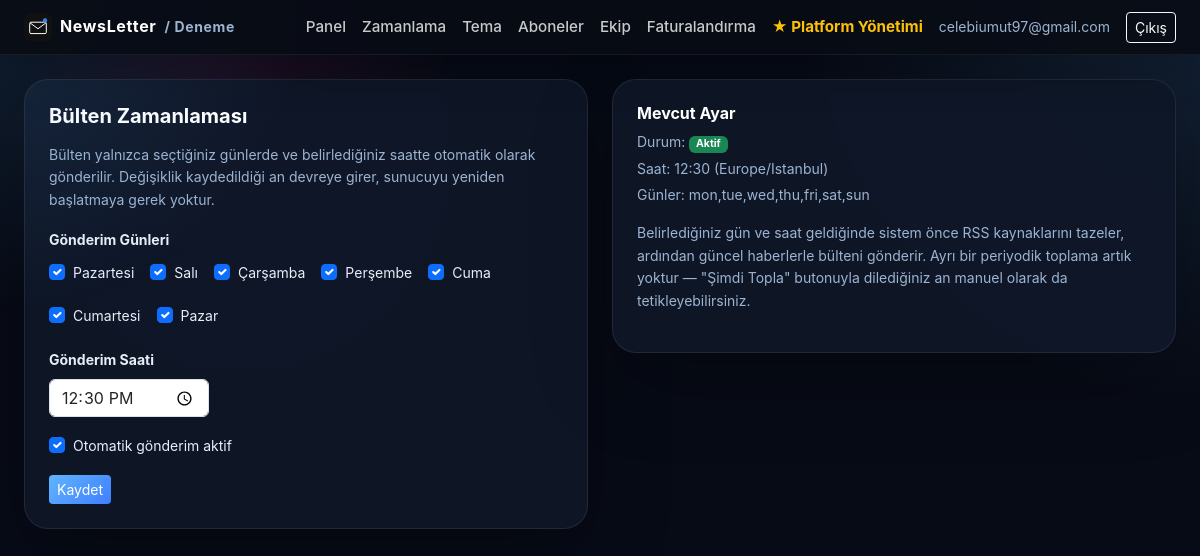
/panel/schedule (signed in), run on the app's committed database.
### app/models.py (models this page shows)
class Organization(Base):
    __tablename__ = "organizations"
    id = Column(Integer, primary_key=True)
    name = Column(String(200), nullable=False)
    slug = Column(String(200), unique=True, nullable=False)
    brand_name = Column(String(200), nullable=False)  # mail/panelde görünen marka adı
    owner_email = Column(String(255), nullable=False)
    account_type = Column(String(20), default="company", nullable=False)  # company | individual
    sector_id = Column(Integer, ForeignKey("sectors.id"), nullable=True)  # kayıt sırasında seçilen sektör
    mail_theme = Column(String(20), default="klasik", nullable=False)  # klasik | minimal
    mail_accent = Column(String(20), default="#111111", nullable=False)  # bültende kullanılan vurgu rengi (hex)
    created_at = Column(DateTime, default=datetime.utcnow, nullable=False)
    plan = Column(String(30), default="free", nullable=False)  # free | starter | pro
    subscription_status = Column(String(30), default="trialing", nullable=False)
    trial_ends_at = Column(DateTime, nullable=True)
    subscription_expires_at = Column(DateTime, nullable=True)  # Shopier tekrarlayan ödeme yapmadığı için manuel takip edilir
    current_duration_days = Column(Integer, nullable=True)  # 30/90/180/365 - hangi süre paketi aktif, Faturalandırma sayfasında doğru kutuyu "Yenile" göstermek için
    renewal_reminder_sent_at = Column(DateTime, nullable=True)
    api_key = Column(String(64), unique=True, nullable=True)
    mail_theme = Column(String, default="klasik")
    mail_accent = Column(String, default="#000000")

class NewsletterSchedule(Base):
    __tablename__ = "newsletter_schedule"
    __table_args__ = (UniqueConstraint("organization_id", name="uq_schedule_org"),)
    id = Column(Integer, primary_key=True)
    organization_id = Column(Integer, ForeignKey("organizations.id"), nullable=False, index=True)
    days_of_week = Column(String(50), default="mon,tue,wed,thu,fri,sat,sun", nullable=False)
    hour = Column(Integer, default=8, nullable=False)
    minute = Column(Integer, default=0, nullable=False)
    enabled = Column(Boolean, default=True, nullable=False)

### app/routers/panel.py (the view)
@router.get("/schedule")
def schedule_page(request: Request, db: Session = Depends(get_db)):
    guard, org = _guard(request, db)
    if guard:
        return guard
    schedule = get_or_create_schedule(db, org.id)
    secili_gunler = set((schedule.days_of_week or "").split(","))
    return templates.TemplateResponse("schedule.html", {
        "request": request, "user": current_user_email(request), "org": org,
        "schedule": schedule, "secili_gunler": secili_gunler,
    })

### app/templates/schedule.html (shortened to what this page needs)
{% extends "base.html" %}
{% block content %}
<div class="row">
  <div class="col-md-6">
    <div class="card-corp p-4">
      <h5 class="fw-bold mb-3">Bülten Zamanlaması</h5>
      <p class="text-secondary small">Bülten yalnızca seçtiğiniz günlerde ve belirlediğiniz saatte otomatik olarak gönderilir. Değişiklik kaydedildiği an devreye girer, sunucuyu yeniden başlatmaya gerek yoktur.</p>
      <form method="post" action="/panel/schedule/update">
        <div class="mb-3">
          <label class="form-label small fw-bold">Gönderim Günleri</label>
          <div class="d-flex flex-wrap gap-3">
            {% for kod, isim in [('mon','Pazartesi'), ('tue','Salı'), ('wed','Çarşamba'), ('thu','Perşembe'), ('fri','Cuma'), ('sat','Cumartesi'), ('sun','Pazar')] %}
            <div class="form-check">
              <input class="form-check-input" type="checkbox" name="gunler" value="{{ kod }}" id="gun_{{ kod }}"
                     {% if kod in secili_gunler %}checked{% endif %}>
              <label class="form-check-label small" for="gun_{{ kod }}">{{ isim }}</label>
            </div>
            {% endfor %}
          </div>
        </div>
        <div class="mb-3">
          <label class="form-label small fw-bold">Gönderim Saati</label>
          <input type="time" name="zaman" class="form-control" style="max-width:160px"
                 value="{{ '%02d:%02d' % (schedule.hour, schedule.minute) }}" required>
        </div>
        <div class="mb-3 form-check">
          <input class="form-check-input" type="checkbox" name="aktif" id="aktif" {% if schedule.enabled %}checked{% endif %}>
          <label class="form-check-label small" for="aktif">Otomatik gönderim aktif</label>
        </div>
        <button class="btn btn-dark btn-sm">Kaydet</button>
      </form>
    </div>
  </div>
  <div class="col-md-6">
    <div class="card-corp p-4">
      <h6 class="fw-bold mb-2">Mevcut Ayar</h6>
      <p class="small text-secondary mb-1">
        Durum: {% if schedule.enabled %}<span class="badge bg-success">Aktif</span>{% else %}<span class="badge bg-secondary">Pasif</span>{% endif %}
      </p>
      <p class="small text-secondary mb-1">Saat: {{ '%02d:%02d' % (schedule.hour, schedule.minute) }} (Europe/Istanbul)</p>
      <p class="small text-secondary">Günler: {{ schedule.days_of_week }}</p>
      <p class="small text-secondary mt-3">Belirlediğiniz gün ve saat geldiğinde sistem önce RSS kaynaklarını tazeler, ardından güncel haberlerle bülteni gönderir. Ayrı bir periyodik toplama artık yoktur — "Şimdi Topla" butonuyla dilediğiniz an manuel olarak da tetikleyebilirsiniz.</p>
    </div>
  </div>
</div>
{% endblock %}

### app/templates/base.html (shortened to what this page needs)
<!DOCTYPE html>
<html lang="tr">
<head>
<link href="https://cdn.jsdelivr.net/npm/bootstrap@5.3.3/dist/css/bootstrap.min.css" rel="stylesheet">
<link href="/static/style.css" rel="stylesheet">
</head>
<body>
{% if user %}
<nav class="navbar navbar-dark navbar-corp">
  <div class="container-fluid px-4">
    <a class="navbar-brand fw-bold d-flex align-items-center gap-2" href="/panel">
      <img src="/static/logo.svg" alt="" height="28">
      {{ brand_name }}{% if org %}<span class="small text-secondary">/ {{ org.name }}</span>{% endif %}
    </a>
    <div class="d-flex align-items-center gap-3">
      <a href="/panel" class="nav-link-corp">Panel</a>
      <a href="/panel/schedule" class="nav-link-corp">Zamanlama</a>
      <a href="/panel/theme" class="nav-link-corp">Tema</a>
      {% if org and org.account_type == 'individual' %}
        <a href="/panel/my-categories" class="nav-link-corp">Kategorilerim</a>
      {% else %}
        <a href="/panel/subscribers" class="nav-link-corp">Aboneler</a>
        <a href="/panel/team" class="nav-link-corp">Ekip</a>
      {% endif %}
      <a href="/panel/billing" class="nav-link-corp">Faturalandırma</a>
      {% if user and owner_email and user.lower() == owner_email.lower() %}
        <a href="/owner" class="nav-link-corp text-warning fw-bold">★ Platform Yönetimi</a>
      {% endif %}
      <span class="text-secondary small">{{ user }}</span>
      <a href="/logout" class="btn btn-sm btn-outline-light">Çıkış</a>
    </div>
  </div>
</nav>
{% endif %}
<div class="container-fluid px-4 py-4">
{% block content %}{% endblock %}
</div>
</body>
</html>

### app/static/style.css (style rules this page uses)
:root { --bg-base: #070b16; --bg-layer: radial-gradient(circle at top right, rgba(96,180,255,0.14), transparent 28%), radial-gradient(circle at 20% 20%, rgba(225,47,145,0.14), transparent 20%), #070b16; --surface: rgba(15, 23, 40, 0.96); --surface-soft: rgba(13, 18, 32, 0.9); --surface-border: rgba(255,255,255,0.08); --text-primary: #e8eef8; --text-secondary: #9db4d1; --text-muted: #7d8fa8; --accent: #60b4ff; --accent-strong: #3f7fff; --accent-soft: rgba(96,180,255,0.16); --success: #34d399; --warning: #fbbf24; --danger: #fb7185; --shadow: 0 28px 80px rgba(0,0,0,0.28); }
* { box-sizing: border-box; }
html, body { min-height: 100%; }
body { margin: 0; font-family: 'Inter', -apple-system, BlinkMacSystemFont, 'Segoe UI', Roboto, Arial, sans-serif; background: var(--bg-layer); color: var(--text-primary); line-height: 1.6; -webkit-font-smoothing: antialiased; text-rendering: optimizeLegibility; }
body::before { content: ''; position: fixed; inset: 0; background: radial-gradient(circle at top left, rgba(96,180,255,0.12), transparent 22%), radial-gradient(circle at bottom right, rgba(255,255,255,0.08), transparent 18%); pointer-events: none; z-index: 0; }
nav.navbar-corp { background: rgba(8, 12, 21, 0.92); backdrop-filter: blur(18px); box-shadow: 0 18px 40px rgba(0,0,0,0.16); border-bottom: 1px solid rgba(255,255,255,0.06); position: sticky; top: 0; z-index: 50; }
.navbar-brand { color: #fff; font-size: 1rem; letter-spacing: 0.04em; }
.nav-link-corp { color: rgba(255,255,255,0.78); text-decoration: none; font-size: 0.95rem; font-weight: 500; }
.btn-dark { background: linear-gradient(135deg, var(--accent), var(--accent-strong)); border: none; color: #fff; }
.card-corp { background: var(--surface); border: 1px solid var(--surface-border); border-radius: 24px; box-shadow: var(--shadow); color: var(--text-primary); }
.card-corp h6, .card-corp h5, .card-corp h4 { color: #fff; }
.text-secondary { color: var(--text-secondary) !important; }

### data on the page
Organization: name "Deneme", owner_email "celebiumut97@gmail.com"
NewsletterSchedule: zaman "12:30", enabled "☑", hour+minute "12:30", days_of_week "mon,tue,wed,thu,fri,sat,sun"

### other printed values
{{ brand_name }} "NewsLetter"
{{ isim }} "Pazartesi" "Salı" "Çarşamba" "Perşembe" "Cuma" "Cumartesi" "Pazar"
